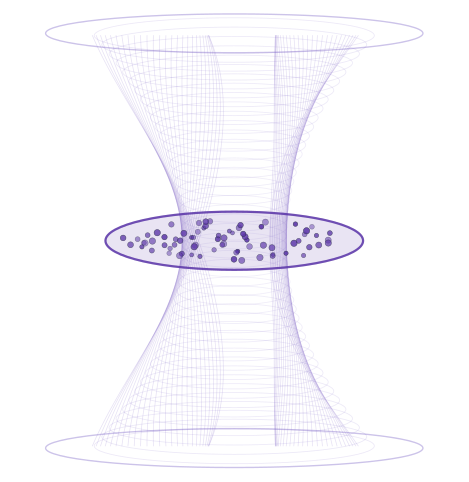

This figure's Python source:
from pathlib import Path
import numpy as np
from matplotlib.patches import Ellipse
from fide_style import *

OUT = Path(__file__).with_name("03_moment_fiber.pdf")
rng = np.random.default_rng(20260824)
fig, ax = setup_canvas(width=6.0, height=6.2, xlim=(-3.2, 3.2), ylim=(-3.2, 3.2))

# ruled hyperboloid / hourglass-like compatible-law manifold
zvals = np.linspace(-2.75, 2.75, 46)
for z in zvals:
    w = 0.72 + 0.16*z*z
    alpha = 0.10 + 0.04*(abs(z)/2.75)
    ax.add_patch(Ellipse((0,z), 2*w, 0.34 + 0.05*abs(z),
                         facecolor="none", edgecolor=VIOLET,
                         lw=0.62, alpha=alpha, zorder=1))

# diagonal ruling lines
for side in [-1,1]:
    for u in np.linspace(-1,1,27):
        z = np.linspace(-2.75, 2.75, 180)
        w = 0.72 + 0.16*z*z
        x = side*w*(0.62 + 0.38*np.cos(0.7*z + u*1.4))
        # slight criss-cross to evoke fiber geometry
        x += 0.20*u*np.sin(0.9*z)
        ax.plot(x, z, color=VIOLET, lw=0.55, alpha=0.18, zorder=1)

# emphasized central moment fiber
add_soft_ellipse(ax, (0,0), 3.55, 0.78, PURPLE, alpha=0.13, edge_alpha=0.85, lw=1.6, zorder=4)
for _ in range(72):
    # uniform-ish cloud in elliptical disk
    r = np.sqrt(rng.random())
    th = rng.uniform(0, 2*np.pi)
    xx = 1.55*r*np.cos(th)
    yy = 0.27*r*np.sin(th)
    ax.scatter([xx],[yy], s=rng.uniform(8,22), c=PURPLE,
               alpha=rng.uniform(.45,.9), edgecolors=INK, linewidths=.35, zorder=6)

# subtle top/bottom rims
for z in [-2.78,2.78]:
    ax.add_patch(Ellipse((0,z), 5.2, .52, facecolor="none",
                         edgecolor=VIOLET, lw=1.0, alpha=.38, zorder=2))

save(fig, OUT)
print(OUT)
